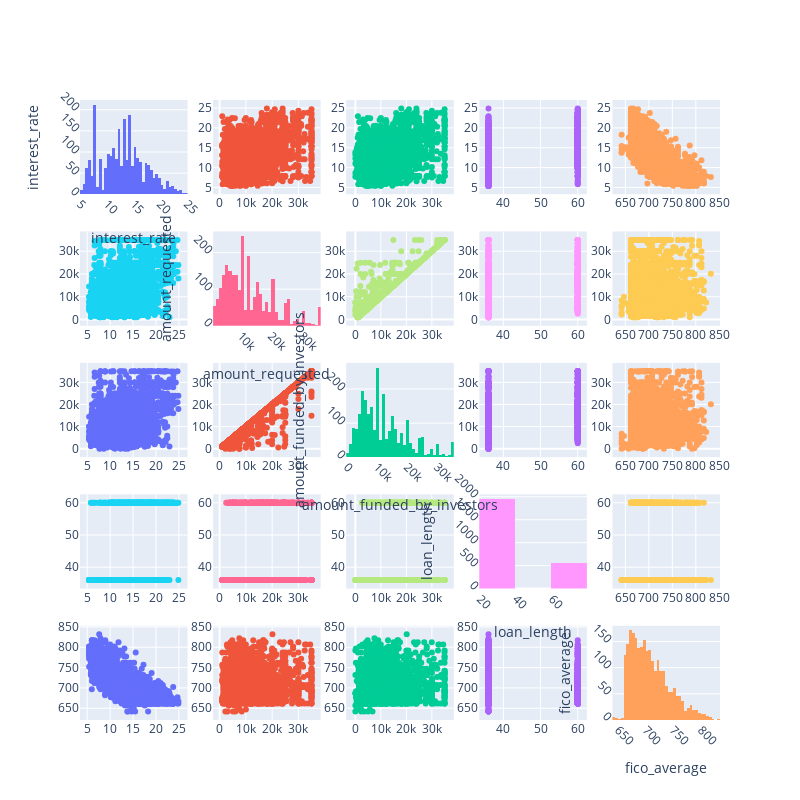

This figure's notebook cell:
### Code cell
import pandas as pd
import plotly.graph_objects as go
from plotly.subplots import make_subplots

# Assuming you have your data in the vanilla_df DataFrame
fig = make_subplots(rows=len(vanilla_df.columns), cols=len(vanilla_df.columns), shared_xaxes=False, shared_yaxes=False)

# Create scatter plots and update diagonal labels
for i, col1 in enumerate(vanilla_df.columns):
    for j, col2 in enumerate(vanilla_df.columns):
        if i == j:
            fig.add_trace(go.Histogram(x=vanilla_df[col1], name=col1), row=i+1, col=j+1)
        else:
            fig.add_trace(go.Scatter(x=vanilla_df[col2], y=vanilla_df[col1], mode='markers', name=f'{col1} vs {col2}'), row=i+1, col=j+1)

        # Update diagonal labels
        if i == j:
            fig.update_xaxes(title_text=col1, row=i+1, col=j+1, tickangle=45)
            fig.update_yaxes(title_text=col1, row=i+1, col=j+1, tickangle=45)

# Adjust the layout
fig.update_layout(height=800, width=800, showlegend=False)

# Show the plot
fig.show()

### Figure 1 — Plotly figure (JSON) as saved in the notebook; plotly's stock layout.template omitted (floating-point values rounded to 4 significant figures; data arrays with more than 128 entries replaced by an {"elided": "..."} marker saying what was removed)
{"data": [{"name": "interest_rate", "type": "histogram", "x": {"elided": "2498 float values"}, "xaxis": "x", "yaxis": "y"}, {"mode": "markers", "name": "interest_rate vs amount_requested", "type": "scatter", "x": {"elided": "2498 int values"}, "xaxis": "x2", "y": {"elided": "2498 float values"}, "yaxis": "y2"}, {"mode": "markers", "name": "interest_rate vs amount_funded_by_investors", "type": "scatter", "x": {"elided": "2498 float values"}, "xaxis": "x3", "y": {"elided": "2498 float values"}, "yaxis": "y3"}, {"mode": "markers", "name": "interest_rate vs loan_length", "type": "scatter", "x": {"elided": "2498 int values"}, "xaxis": "x4", "y": {"elided": "2498 float values"}, "yaxis": "y4"}, {"mode": "markers", "name": "interest_rate vs fico_average", "type": "scatter", "x": {"elided": "2498 int values"}, "xaxis": "x5", "y": {"elided": "2498 float values"}, "yaxis": "y5"}, {"mode": "markers", "name": "amount_requested vs interest_rate", "type": "scatter", "x": {"elided": "2498 float values"}, "xaxis": "x6", "y": {"elided": "2498 int values"}, "yaxis": "y6"}, {"name": "amount_requested", "type": "histogram", "x": {"elided": "2498 int values"}, "xaxis": "x7", "yaxis": "y7"}, {"mode": "markers", "name": "amount_requested vs amount_funded_by_investors", "type": "scatter", "x": {"elided": "2498 float values"}, "xaxis": "x8", "y": {"elided": "2498 int values"}, "yaxis": "y8"}, {"mode": "markers", "name": "amount_requested vs loan_length", "type": "scatter", "x": {"elided": "2498 int values"}, "xaxis": "x9", "y": {"elided": "2498 int values"}, "yaxis": "y9"}, {"mode": "markers", "name": "amount_requested vs fico_average", "type": "scatter", "x": {"elided": "2498 int values"}, "xaxis": "x10", "y": {"elided": "2498 int values"}, "yaxis": "y10"}, {"mode": "markers", "name": "amount_funded_by_investors vs interest_rate", "type": "scatter", "x": {"elided": "2498 float values"}, "xaxis": "x11", "y": {"elided": "2498 float values"}, "yaxis": "y11"}, {"mode": "markers", "name": "amount_funded_by_investors vs amount_requested", "type": "scatter", "x": {"elided": "2498 int values"}, "xaxis": "x12", "y": {"elided": "2498 float values"}, "yaxis": "y12"}, {"name": "amount_funded_by_investors", "type": "histogram", "x": {"elided": "2498 float values"}, "xaxis": "x13", "yaxis": "y13"}, {"mode": "markers", "name": "amount_funded_by_investors vs loan_length", "type": "scatter", "x": {"elided": "2498 int values"}, "xaxis": "x14", "y": {"elided": "2498 float values"}, "yaxis": "y14"}, {"mode": "markers", "name": "amount_funded_by_investors vs fico_average", "type": "scatter", "x": {"elided": "2498 int values"}, "xaxis": "x15", "y": {"elided": "2498 float values"}, "yaxis": "y15"}, {"mode": "markers", "name": "loan_length vs interest_rate", "type": "scatter", "x": {"elided": "2498 float values"}, "xaxis": "x16", "y": {"elided": "2498 int values"}, "yaxis": "y16"}, {"mode": "markers", "name": "loan_length vs amount_requested", "type": "scatter", "x": {"elided": "2498 int values"}, "xaxis": "x17", "y": {"elided": "2498 int values"}, "yaxis": "y17"}, {"mode": "markers", "name": "loan_length vs amount_funded_by_investors", "type": "scatter", "x": {"elided": "2498 float values"}, "xaxis": "x18", "y": {"elided": "2498 int values"}, "yaxis": "y18"}, {"name": "loan_length", "type": "histogram", "x": {"elided": "2498 int values"}, "xaxis": "x19", "yaxis": "y19"}, {"mode": "markers", "name": "loan_length vs fico_average", "type": "scatter", "x": {"elided": "2498 int values"}, "xaxis": "x20", "y": {"elided": "2498 int values"}, "yaxis": "y20"}, {"mode": "markers", "name": "fico_average vs interest_rate", "type": "scatter", "x": {"elided": "2498 float values"}, "xaxis": "x21", "y": {"elided": "2498 int values"}, "yaxis": "y21"}, {"mode": "markers", "name": "fico_average vs amount_requested", "type": "scatter", "x": {"elided": "2498 int values"}, "xaxis": "x22", "y": {"elided": "2498 int values"}, "yaxis": "y22"}, {"mode": "markers", "name": "fico_average vs amount_funded_by_investors", "type": "scatter", "x": {"elided": "2498 float values"}, "xaxis": "x23", "y": {"elided": "2498 int values"}, "yaxis": "y23"}, {"mode": "markers", "name": "fico_average vs loan_length", "type": "scatter", "x": {"elided": "2498 int values"}, "xaxis": "x24", "y": {"elided": "2498 int values"}, "yaxis": "y24"}, {"name": "fico_average", "type": "histogram", "x": {"elided": "2498 int values"}, "xaxis": "x25", "yaxis": "y25"}], "layout": {"height": 800, "showlegend": false, "width": 800, "xaxis": {"anchor": "y", "domain": [0, 0.168], "tickangle": 45, "title": {"text": "interest_rate"}}, "xaxis10": {"anchor": "y10", "domain": [0.832, 1]}, "xaxis11": {"anchor": "y11", "domain": [0, 0.168]}, "xaxis12": {"anchor": "y12", "domain": [0.208, 0.376]}, "xaxis13": {"anchor": "y13", "domain": [0.416, 0.584], "tickangle": 45, "title": {"text": "amount_funded_by_investors"}}, "xaxis14": {"anchor": "y14", "domain": [0.624, 0.792]}, "xaxis15": {"anchor": "y15", "domain": [0.832, 1]}, "xaxis16": {"anchor": "y16", "domain": [0, 0.168]}, "xaxis17": {"anchor": "y17", "domain": [0.208, 0.376]}, "xaxis18": {"anchor": "y18", "domain": [0.416, 0.584]}, "xaxis19": {"anchor": "y19", "domain": [0.624, 0.792], "tickangle": 45, "title": {"text": "loan_length"}}, "xaxis2": {"anchor": "y2", "domain": [0.208, 0.376]}, "xaxis20": {"anchor": "y20", "domain": [0.832, 1]}, "xaxis21": {"anchor": "y21", "domain": [0, 0.168]}, "xaxis22": {"anchor": "y22", "domain": [0.208, 0.376]}, "xaxis23": {"anchor": "y23", "domain": [0.416, 0.584]}, "xaxis24": {"anchor": "y24", "domain": [0.624, 0.792]}, "xaxis25": {"anchor": "y25", "domain": [0.832, 1], "tickangle": 45, "title": {"text": "fico_average"}}, "xaxis3": {"anchor": "y3", "domain": [0.416, 0.584]}, "xaxis4": {"anchor": "y4", "domain": [0.624, 0.792]}, "xaxis5": {"anchor": "y5", "domain": [0.832, 1]}, "xaxis6": {"anchor": "y6", "domain": [0, 0.168]}, "xaxis7": {"anchor": "y7", "domain": [0.208, 0.376], "tickangle": 45, "title": {"text": "amount_requested"}}, "xaxis8": {"anchor": "y8", "domain": [0.416, 0.584]}, "xaxis9": {"anchor": "y9", "domain": [0.624, 0.792]}, "yaxis": {"anchor": "x", "domain": [0.848, 1], "tickangle": 45, "title": {"text": "interest_rate"}}, "yaxis10": {"anchor": "x10", "domain": [0.636, 0.788]}, "yaxis11": {"anchor": "x11", "domain": [0.424, 0.576]}, "yaxis12": {"anchor": "x12", "domain": [0.424, 0.576]}, "yaxis13": {"anchor": "x13", "domain": [0.424, 0.576], "tickangle": 45, "title": {"text": "amount_funded_by_investors"}}, "yaxis14": {"anchor": "x14", "domain": [0.424, 0.576]}, "yaxis15": {"anchor": "x15", "domain": [0.424, 0.576]}, "yaxis16": {"anchor": "x16", "domain": [0.212, 0.364]}, "yaxis17": {"anchor": "x17", "domain": [0.212, 0.364]}, "yaxis18": {"anchor": "x18", "domain": [0.212, 0.364]}, "yaxis19": {"anchor": "x19", "domain": [0.212, 0.364], "tickangle": 45, "title": {"text": "loan_length"}}, "yaxis2": {"anchor": "x2", "domain": [0.848, 1]}, "yaxis20": {"anchor": "x20", "domain": [0.212, 0.364]}, "yaxis21": {"anchor": "x21", "domain": [0, 0.152]}, "yaxis22": {"anchor": "x22", "domain": [0, 0.152]}, "yaxis23": {"anchor": "x23", "domain": [0, 0.152]}, "yaxis24": {"anchor": "x24", "domain": [0, 0.152]}, "yaxis25": {"anchor": "x25", "domain": [0, 0.152], "tickangle": 45, "title": {"text": "fico_average"}}, "yaxis3": {"anchor": "x3", "domain": [0.848, 1]}, "yaxis4": {"anchor": "x4", "domain": [0.848, 1]}, "yaxis5": {"anchor": "x5", "domain": [0.848, 1]}, "yaxis6": {"anchor": "x6", "domain": [0.636, 0.788]}, "yaxis7": {"anchor": "x7", "domain": [0.636, 0.788], "tickangle": 45, "title": {"text": "amount_requested"}}, "yaxis8": {"anchor": "x8", "domain": [0.636, 0.788]}, "yaxis9": {"anchor": "x9", "domain": [0.636, 0.788]}}}
